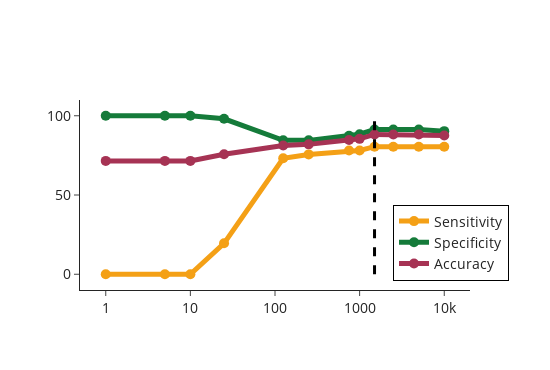

This figure's notebook cell:
### Markdown cell above
Plot optimization figures

### Code cell
# C optimization
df_results_c.sort_values(by='C',ascending=True, inplace=True)
fig = go.Figure()

# Plot trend
fig.add_trace(go.Scatter(x=df_results_c['C'], y=df_results_c['Sensitivity']*100,name='Sensitivity',
                        line={'color':'#F4A016','width':5},marker={'size':10}))
fig.add_trace(go.Scatter(x=df_results_c['C'], y=df_results_c['Specificity']*100,name='Specificity',
                        line={'color':'#157B3A','width':5},marker={'size':10}))
fig.add_trace(go.Scatter(x=df_results_c['C'], y=df_results_c['Accuracy']*100,name='Accuracy',
                        line={'color':'#A63354','width':5},marker={'size':10}))
fig.add_trace(go.Scatter(x=[1500,1500], y=[0,100], mode='lines',
                         line={'dash':'dash','color':'black','width':3},showlegend=False))

# Some aesthetical adjustments to layout
fig.update_xaxes(type="log")
fig.update_layout(autosize=False,width=550,height=370,font=dict(size=14), template='simple_white',
                 legend=dict(yanchor="bottom", y=0.05,xanchor="right",x=1.1, bordercolor="Black",borderwidth=1))
fig.show()
fig.write_image(os.path.join(Path,'C optimization.png'),scale=3)
plt.close()

### Figure 1 — Plotly figure (JSON) as saved in the notebook; plotly's stock layout.template omitted (floating-point values rounded to 4 significant figures)
{"data": [{"line": {"color": "#F4A016", "width": 5}, "marker": {"size": 10}, "name": "Sensitivity", "type": "scatter", "x": [1, 5, 10, 25, 125, 250, 750, 1000, 1500, 2500, 5000, 10000], "y": [0, 0, 0, 19.51, 73.17, 75.61, 78.05, 78.05, 80.49, 80.49, 80.49, 80.49]}, {"line": {"color": "#157B3A", "width": 5}, "marker": {"size": 10}, "name": "Specificity", "type": "scatter", "x": [1, 5, 10, 25, 125, 250, 750, 1000, 1500, 2500, 5000, 10000], "y": [100, 100, 100, 98.06, 84.47, 84.47, 87.38, 88.35, 91.26, 91.26, 91.26, 90.29]}, {"line": {"color": "#A63354", "width": 5}, "marker": {"size": 10}, "name": "Accuracy", "type": "scatter", "x": [1, 5, 10, 25, 125, 250, 750, 1000, 1500, 2500, 5000, 10000], "y": [71.53, 71.53, 71.53, 75.69, 81.25, 81.94, 84.72, 85.42, 88.19, 88.19, 88.19, 87.5]}, {"line": {"color": "black", "dash": "dash", "width": 3}, "mode": "lines", "showlegend": false, "type": "scatter", "x": [1500, 1500], "y": [0, 100]}], "layout": {"autosize": false, "font": {"size": 14}, "height": 370, "legend": {"bordercolor": "Black", "borderwidth": 1, "x": 1.1, "xanchor": "right", "y": 0.05, "yanchor": "bottom"}, "width": 550, "xaxis": {"type": "log"}}}
